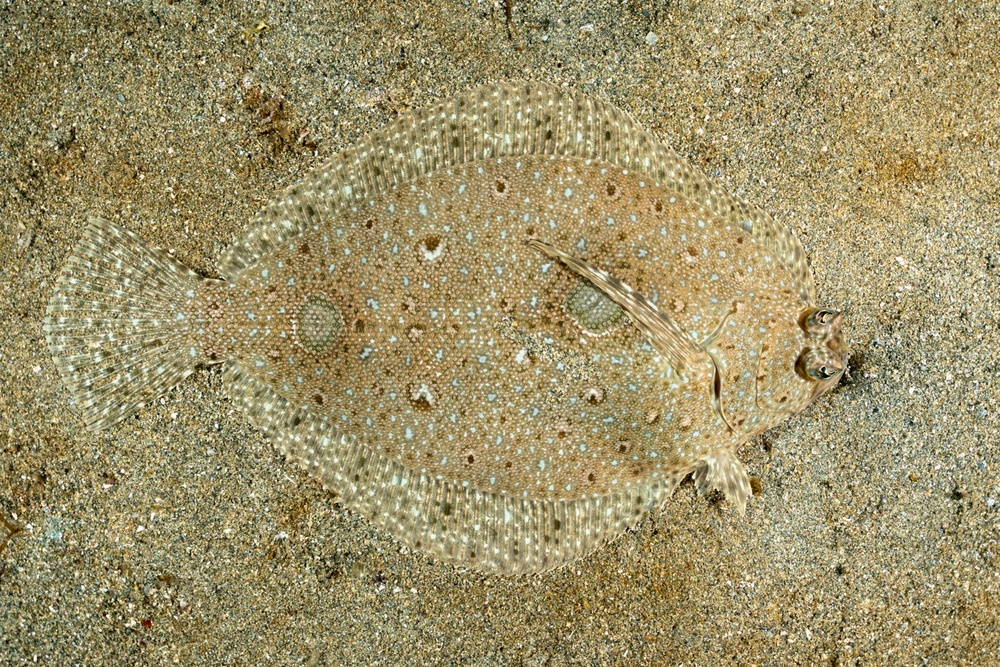
%> input picture 01. 1st semester/Computer Vision/Assignments/A03/flatfish.jpg, 1000 x 667 px, shrunk from 1626 x 1084 before the run
$ octave Tasks.m   (GNU Octave 9; MATLAB toolbox functions it lacks are replaced by stand-ins)
%> lines starting %> are read from the running program, lines starting %| are printed output that depends on the picture; in (x1, y1, x2, y2) boxes, pixels count from 0 and x2, y2 are one past the last pixel; in counts of white or black regions, pixels touching at a corner belong together; the program's own positions count from 1
% TP3 - Segmentation of a Textured Image

% 1. Load the image
image = imread('flatfish.jpg');
%> image is the input picture: size 667x1000x3 uint8; mean R, G, B 157.2, 145.6, 105

% 2. Convert to grayscale
grayImage = rgb2gray(image);
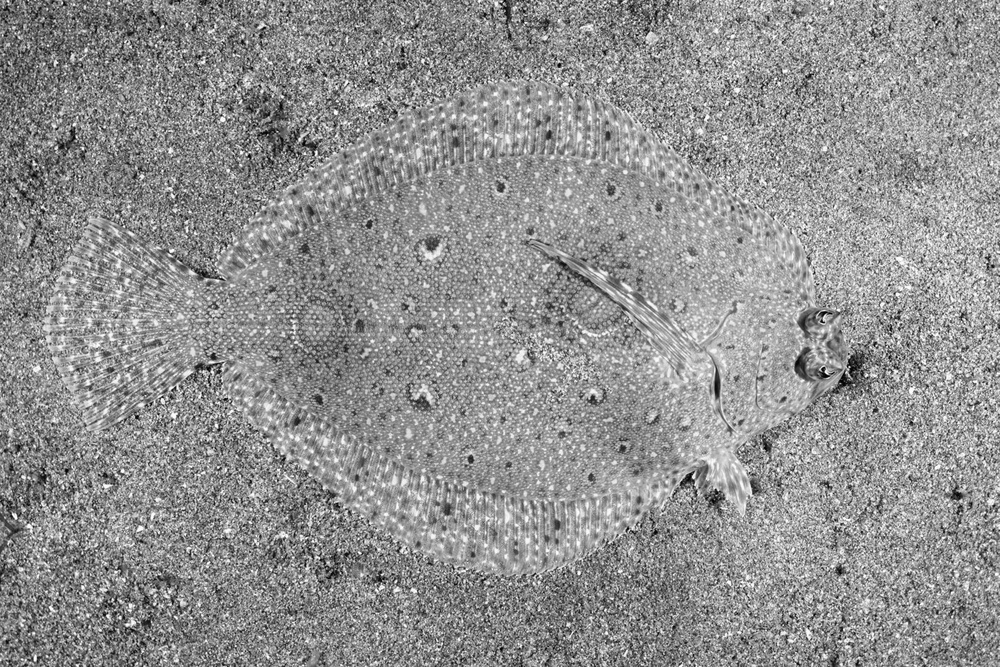
%> grayImage: size 667x1000 uint8; min 1, max 254, mean 144.5

% 3. Texture filtering with rangefilt
filteredImage = rangefilt(grayImage);
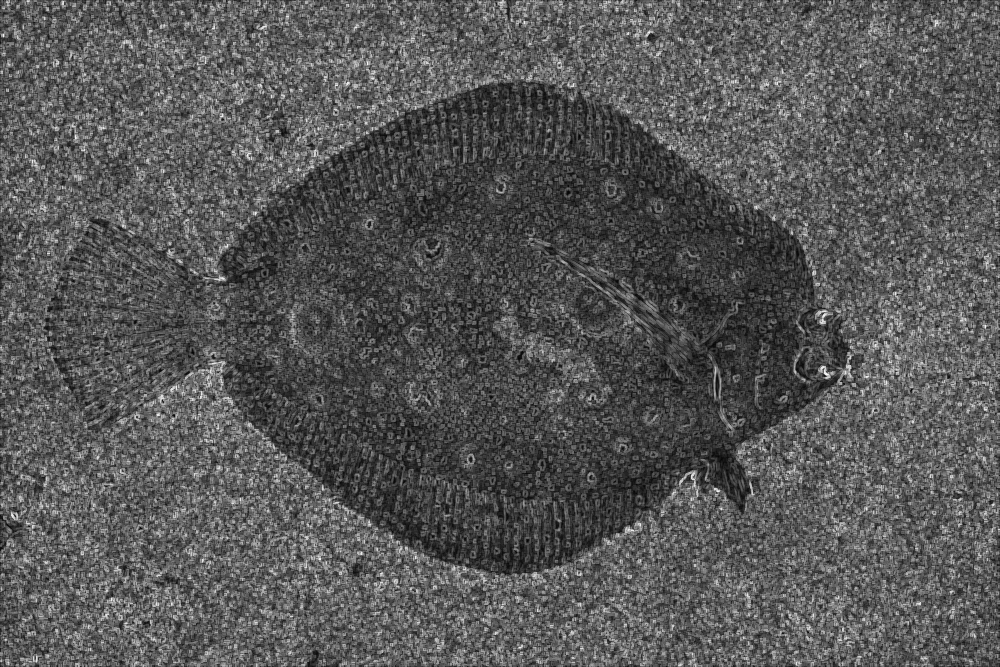
%> filteredImage: size 667x1000 uint8; min 3, max 249, mean 87

% 4. Rescale pixel values to [0, 1]
rescaledImage = rescale(filteredImage);

% 5. Noise reduction with a median filter
denoisedImage = medfilt2(rescaledImage, [7 7]);
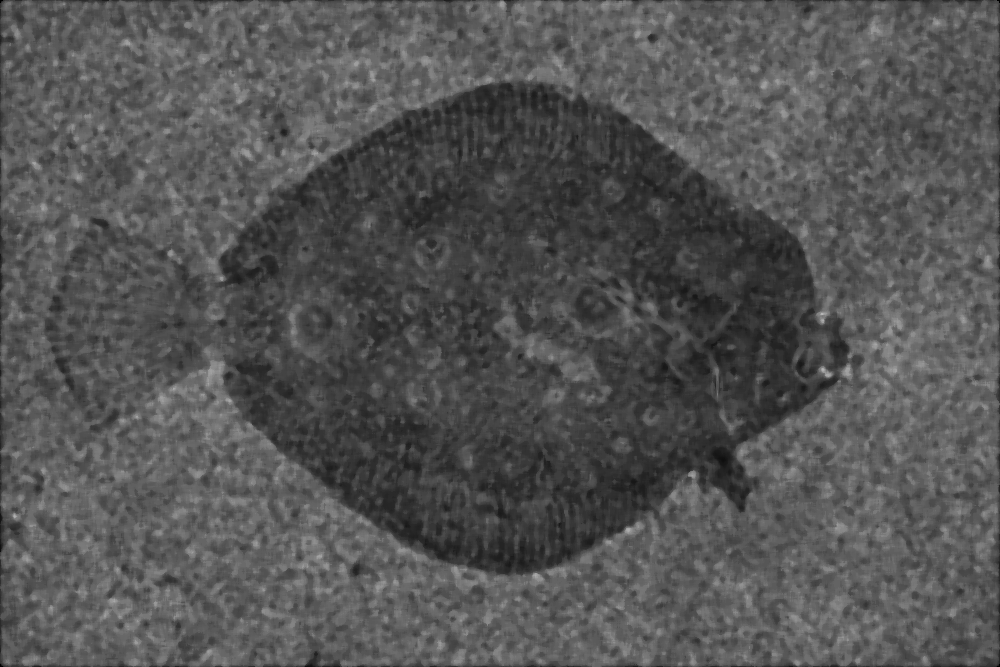
%> denoisedImage: size 667x1000 double; min 0, max 0.724, mean 0.333

% 6. Binarization of the image
binaryImage = imbinarize(denoisedImage);
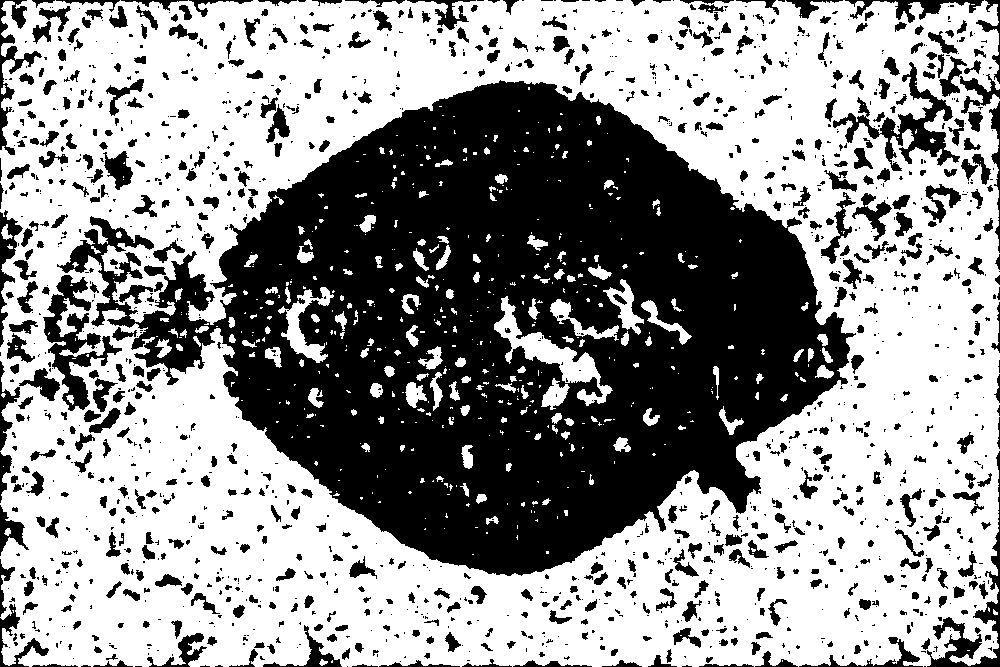
%> binaryImage: size 667x1000 logical; 58.9% white; 1509 black regions (878 under 20 px), largest, box (x1, y1, x2, y2) and area: (57, 80, 856, 576) 204170, (43, 275, 122, 411) 3504, (833, 62, 960, 171) 3157

% 7. Image complement
binaryComplement = imcomplement(binaryImage);

% 8. Border cleanup
cleanedImage = imclearborder(binaryComplement);

% 9. Remove small components
cleanedImage = bwareaopen(cleanedImage, 50);
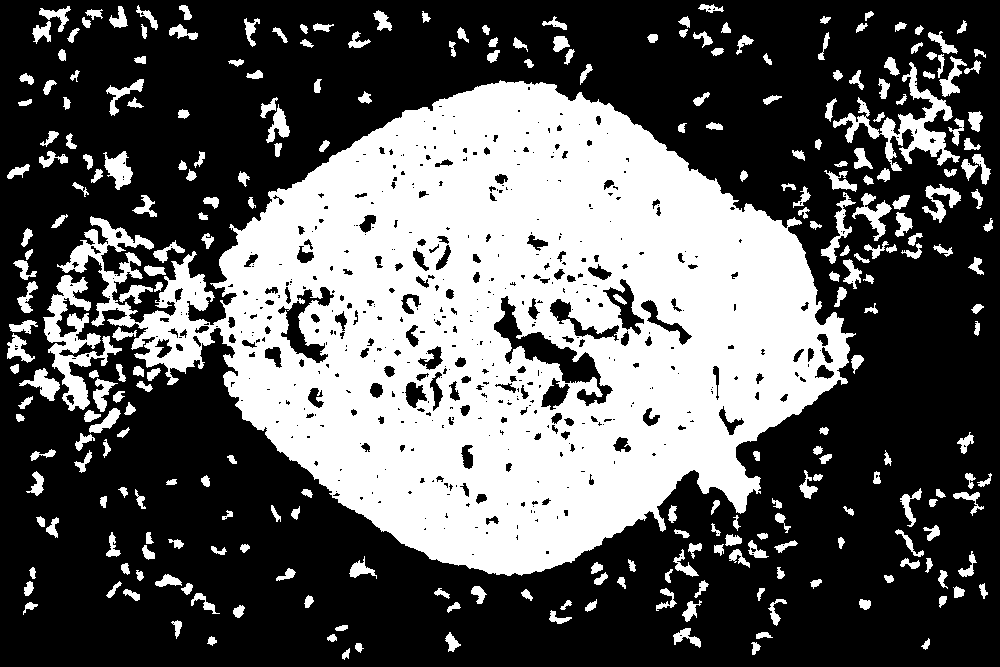
%> cleanedImage: size 667x1000 logical; 36.6% white; 281 white regions, largest, box (x1, y1, x2, y2) and area: (57, 80, 856, 576) 204170, (43, 275, 122, 411) 3504, (833, 62, 960, 171) 3157

% 10. Morphological closing
structuringElement = strel('disk', 6);
closedImage = imclose(cleanedImage, structuringElement);
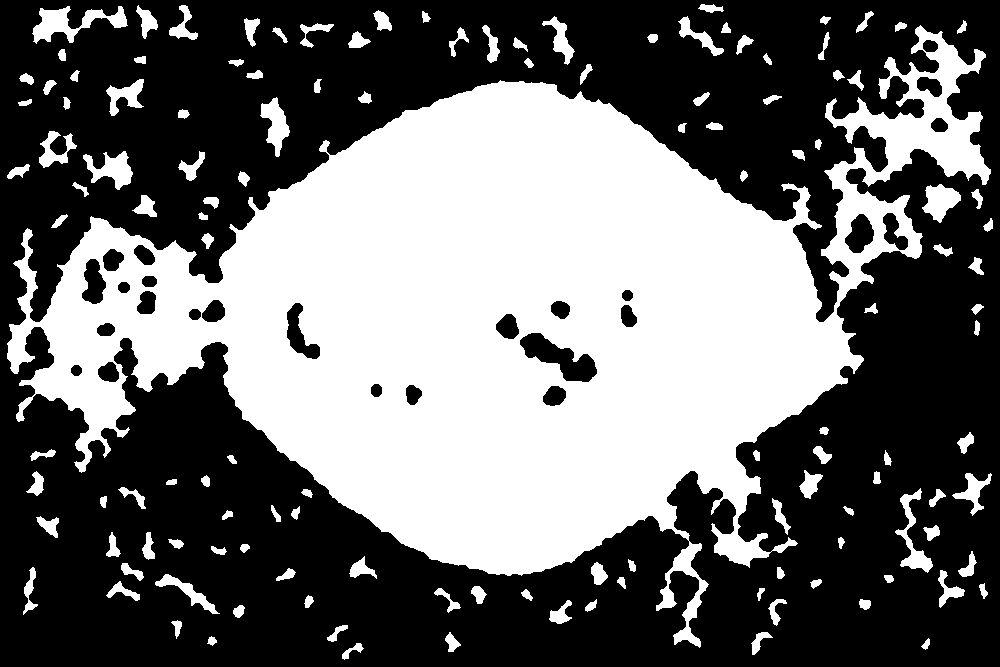
%> closedImage: size 667x1000 logical; 41.8% white; 132 white regions, largest, box (x1, y1, x2, y2) and area: (7, 25, 991, 648) 254374, (32, 6, 128, 44) 1506, (83, 151, 133, 190) 965

% 11. Fill holes
finalImage = imfill(closedImage, 'holes');
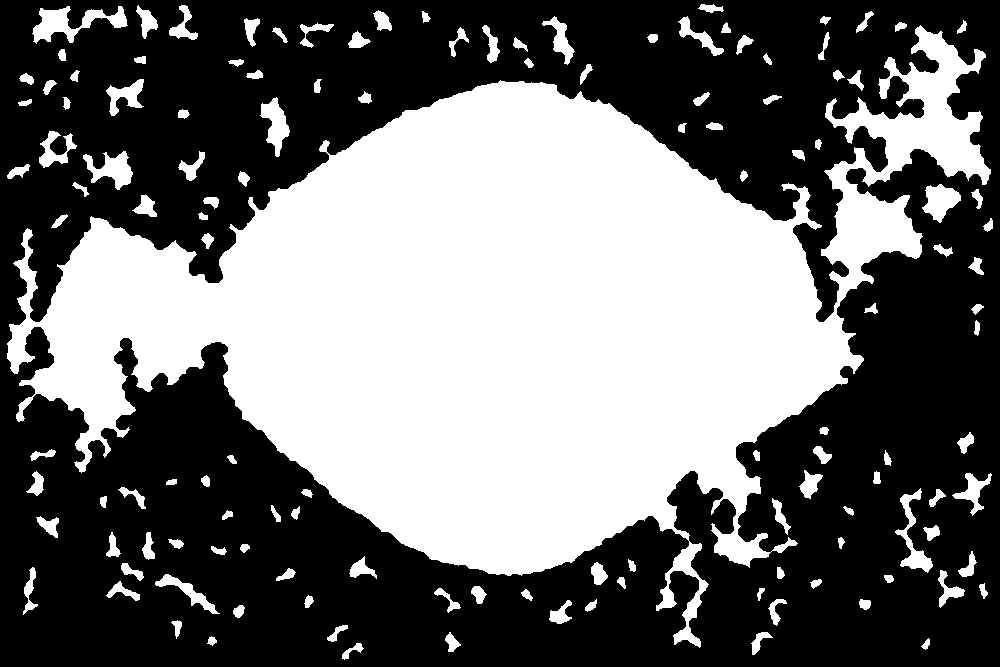
%> finalImage: size 667x1000 logical; 43.2% white; 132 white regions, largest, box (x1, y1, x2, y2) and area: (7, 25, 991, 648) 263571, (32, 6, 128, 44) 1506, (83, 151, 133, 190) 965

% Display results
figure;
subplot(2, 3, 1); imshow(image); title('Original Image', 'FontSize', 6);
subplot(2, 3, 2); imshow(grayImage); title('Grayscale Image', 'FontSize', 6);
subplot(2, 3, 3); imshow(rescaledImage); title('Filtered and Rescaled Image', 'FontSize', 6);
subplot(2, 3, 4); imshow(binaryImage); title('Binary Image', 'FontSize', 6);
subplot(2, 3, 5); imshow(cleanedImage); title('Cleaned Image', 'FontSize', 6);
subplot(2, 3, 6); imshow(finalImage); title('Final Segmented Image', 'FontSize', 6);

% Save figure as PNG
saveas(gcf, 'figure_1.png');
